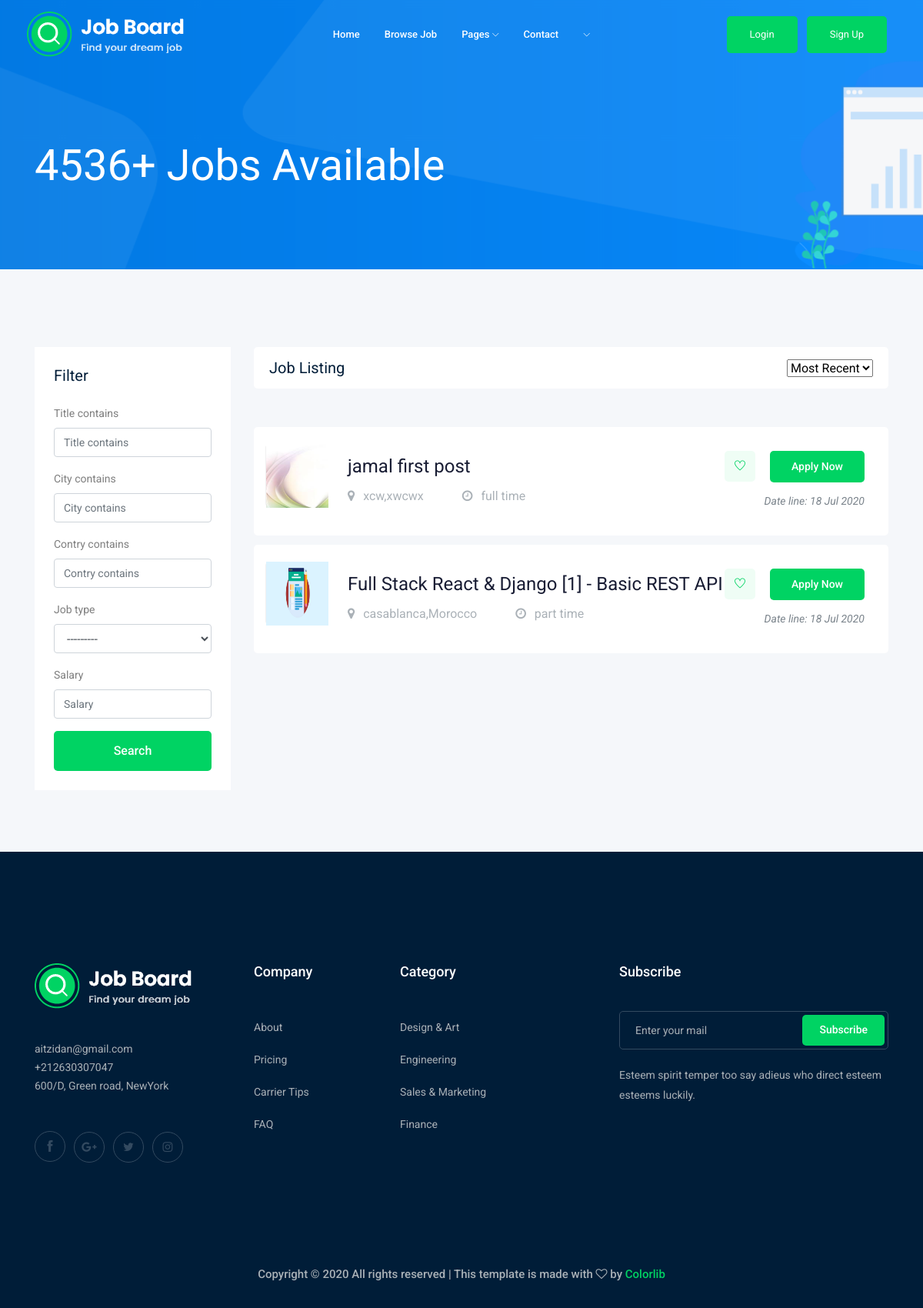
The page / on the database its author committed.
### Job/models.py (models this page shows, shortened)
class Job(models.Model):
    owner=models.ForeignKey(User ,on_delete=models.CASCADE)
    title=models.CharField(max_length=200)
    description=models.TextField()
    image=models.ImageField(upload_to='media/images/')
    city = models.CharField(max_length=200)
    contry=models.CharField(max_length=200)
    job_type = models.CharField(max_length=10, choices=Job_Type)
    published_at=models.DateTimeField(auto_now_add=True)
    salary=models.IntegerField(default=0)
    slug = models.SlugField(null=True, blank=True)

### Job/views.py (the view)
# urls.py: path('',v.job_list,name='job_list'),
def job_list(request):
    jobs = Job.objects.all().order_by('-published_at')
    filter = ProductFilter(request.GET, queryset=jobs)
    jobs=filter.qs
    paginator=Paginator(jobs, 10)
    page_number = request.GET.get('page')
    page_obj = paginator.get_page(page_number)
    context={
        'jobs': page_obj,
        'filter': filter,
    }
    return render(request,'job_list.html',context)

### Job/templates/job_list.html (shortened to what this page needs)
{% extends 'base.html' %}
{% load static %}
{% load bootstrap4 %}
{% block content %}
<div class="bradcam_area bradcam_bg_1">
    <div class="container">
        <div class="row">
            <div class="col-xl-12">
                <div class="bradcam_text">
                    <h3>4536+ Jobs Available</h3>
                </div>
            </div>
        </div>
    </div>
</div>
<div class="job_listing_area plus_padding">
    <div class="container">
        <div class="row">
            <div class="col-lg-3">
                <div class="job_filter white-bg">
                    <div class="form_inner white-bg">
                        <h3>Filter</h3>
                        <form method="GET">
                            {% bootstrap_form filter.form %}
                            <input class="boxed-btn3 w-100" type="submit" value="Search">
                        </form>
                    </div>
                </div>
            </div>
            <div class="col-lg-9">
                <div class="recent_joblist_wrap">
                    <div class="recent_joblist white-bg ">
                        <div class="row align-items-center">
                            <div class="col-md-6">
                                <h4>Job Listing</h4>
                            </div>
                            <div class="col-md-6">
                                <div class="serch_cat d-flex justify-content-end">
                                    <select>
                                        <option data-display="Most Recent">Most Recent</option>
                                    </select>
                                </div>
                            </div>
                        </div>
                    </div>
                </div>
                <div class="job_lists">
                    <div class="row">
                        {% for job in jobs %}
                        <div class="col-lg-12 col-md-12">
                            <div class="single_jobs white-bg d-flex justify-content-between">
                                <div class="jobs_left d-flex align-items-center">
                                    <div class="thumb jamal_image">
                                        <img src="{{job.image.url}}" alt=""
                                            style="margin-left: -15px;height: 83px;weight: 37px;width: 81px;margin-top: -16px;">
                                    </div>
                                    <div class="jobs_conetent">
                                        <a href="{% url 'Job:job' job.id %}">
                                            <h4>{{job.title}}</h4>
                                        </a>
                                        <div class="links_locat d-flex align-items-center">
                                            <div class="location">
                                                <p> <i class="fa fa-map-marker"></i> {{job.city}},{{job.contry}} </p>
                                            </div>
                                            <div class="location">
                                                <p> <i class="fa fa-clock-o"></i> {{job.job_type}}</p>
                                            </div>
                                        </div>
                                    </div>
                                </div>
                                <div class="jobs_right">
                                    <div class="apply_now">
                                        <a class="heart_mark" href="{% url 'Job:job' job.id %}"> <i
                                                class="ti-heart"></i> </a>
                                        <a href="{% url 'Job:job' job.id %}" class="boxed-btn3">Apply Now</a>
                                    </div>
                                    <div class="date">
                                        <p>Date line: {{job.published_at|date:"d M o "}}</p>
                                    </div>
                                </div>
                            </div>
                        </div>
                        {% endfor %}
                    </div>
                </div>
            </div>
        </div>
    </div>
</div>
{% endblock content %}

### rows shown on the page
Job: image (picture), title "jamal first post", city "xcw", contry "xwcwx", job_type "full time", published_at "18 Jul 2020"
Job: image (picture), title "Full Stack React & Django [1] - Basic REST API", city "casablanca", contry "Morocco", job_type "part time", published_at "18 Jul 2020"
